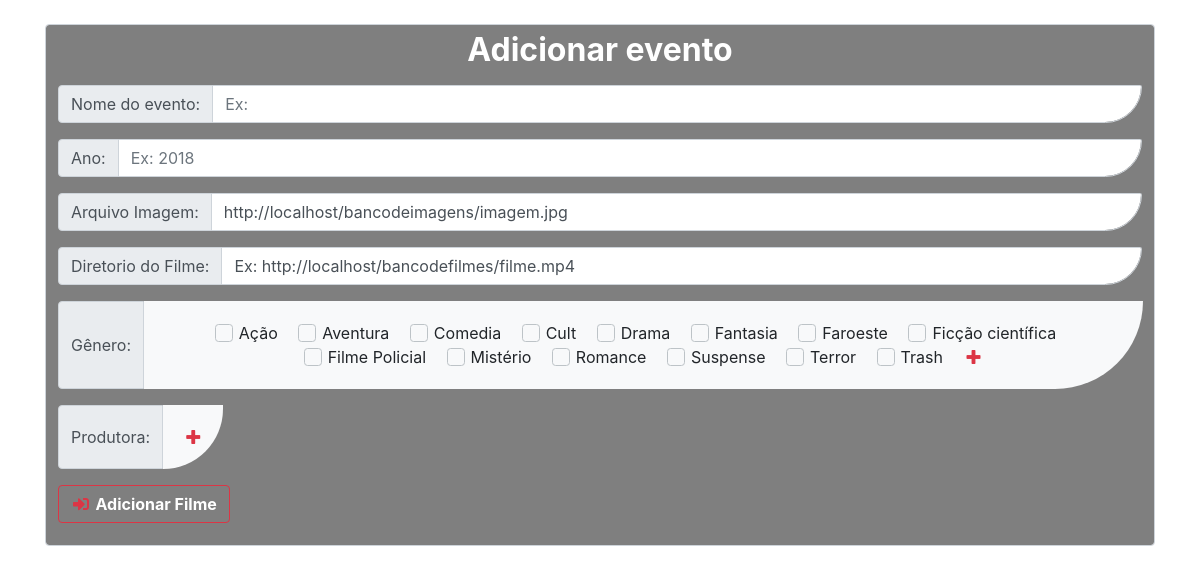
Page /test.php on the committed database.
### tables this page shows
CREATE TABLE `genero` (
  `id_genero` int(100) NOT NULL,
  `nome_genero` varchar(100) NOT NULL
);

### test.php (the view, shortened to what this page needs)
<!DOCTYPE html>
<html>
	<head>
		<link rel="stylesheet" href="assets/css/bootstrap.min.css">
		<link rel="stylesheet" href="assets/css/bootstrap-grid.min.css">
		<link rel="stylesheet" href="assets/css/bootstrap-reboot.min.css">
		<link rel="stylesheet" href="assets/css/style.css">
		<link rel="stylesheet" href="assets/css/animate.css">
		<link rel="stylesheet" href="assets/css/pretty-checkbox.min.css">
		<link rel="stylesheet" href="assets/css/fontawesome.min.css">
		<link rel="stylesheet" href="assets/css/fontawesome-all.min.css">
	</head>
	<body>
		<div class="container" style="padding-top: 2%;">
			<form style="background-color: rgba(0,0,0, 0.5);" class="form-control text-center" action="assets/connection/cad_filme.php" method="POST" onsubmit="return validar()">
				<label style="color: #fff;">
					<h2>
						<strong>Adicionar evento</strong>
					</h2>
				</label>
				<div class="form-group">
					<div class="input-group">
						<div class="input-group-prepend">
							<div class="input-group-text" id="btnGroupAddon">Nome do evento:</div>
						</div>
						<input style="border-bottom-right-radius: 100px;" class="form-control" type="text" name="event_name" placeholder="Ex: " required/>
					</div>
				</div>
				<div class="form-group">
					<div class="input-group">
						<div class="input-group-prepend">
							<div class="input-group-text" id="btnGroupAddon">Ano:</div>
						</div>
						<input style="border-bottom-right-radius: 100px;" class="form-control" type="text" name="ano" placeholder="Ex: 2018" required/>
					</div>
				</div>
				<div class="form-group">
					<div class="input-group">
						<div class="input-group-prepend">
							<div class="input-group-text" id="btnGroupAddon">Arquivo Imagem:</div>
						</div>
						<input style="border-bottom-right-radius: 100px;" class="form-control" type="text" name="imagem" value="http://localhost/bancodeimagens/imagem.jpg" placeholder="Ex: http://localhost/bancodeimagens/imagem.jpg" required/>
					</div>
				</div>
				<div class="form-group">
					<div class="input-group">
						<div class="input-group-prepend">
							<div class="input-group-text" id="btnGroupAddon">Diretorio do Filme:</div>
						</div>
						<input style="border-bottom-right-radius: 100px;" class="form-control" type="text" name="filme" placeholder="Ex: http://localhost/bancodefilmes/filme.mp4" value="Ex: http://localhost/bancodefilmes/filme.mp4" required/>
					</div>
				</div>
				<div class="form-group">
					<div class="input-group">
						<div class="input-group-prepend">
							<div class="input-group-text" id="btnGroupAddon">Gênero:</div>
						<div class="card-body badge-light" style="border-bottom-right-radius: 100px; ">
						<?php
							$conn = getConnection();
						    $sql = "SELECT * FROM genero ORDER BY nome_genero ASC";
						    $stmt = $conn->prepare($sql);
						    $stmt->execute();
						    $result = $stmt->fetchAll();
						    foreach ($result as $value) {
						    	echo "
						    	<div class='pretty p-icon p-curve p-tada'>
			        					<input class='icheck' type='checkbox' name='".$value['nome_genero']."'>
			        					<div class='state p-danger-o'>
			           						<i class='icon fas fa-check fa-fw'></i>
			           						<label>".$value['nome_genero']."</label>
			        					</div>
			    				</div>";
						    }
						 ?>
						 <a onclick="genero()">
			        		<i data-toggle="tooltip" data-placement="top" title="Adicionar gênero" class='fas fa-plus text-danger fa-fw'></i>
						 </a>
						</div>
			  			</div>
					</div>
				</div>
				<div class="form-group">
					<div class="input-group">
						<div class="input-group-prepend">
							<div class="input-group-text" id="btnGroupAddon">Produtora:</div>
						<div class="card-body badge-light" style="border-bottom-right-radius: 100px; ">
						 <a onclick="produtora()">
				 			<i data-toggle="tooltip" data-placement="top" title="Adicionar produtora" class='fas fa-plus text-danger fa-fw'></i>
						 </a>
						</div>
			  			</div>
					</div>
				</div>
				<div class="form-group">
					<div class="input-group">
						<button type="submit" class="btn btn-outline-danger">
							<i class="fas fa-sign-in-alt fa-fw"></i>
							<strong style="color: #fff;">Adicionar Filme</strong>
						</button>
					</div>
				</div>
			</form>
		</div>
	</body>
</html>

### assets/css/style.css (style rules this page uses)
* { padding: 0; margin: 0; vertical-align: baseline; }

### rows in the picture
genero: nome_genero "Ação"
genero: nome_genero "Aventura"
genero: nome_genero "Comedia"
genero: nome_genero "Cult"
genero: nome_genero "Drama"
genero: nome_genero "Fantasia"
genero: nome_genero "Faroeste"
genero: nome_genero "Ficção científica"
genero: nome_genero "Filme Policial"
genero: nome_genero "Mistério"
genero: nome_genero "Romance"
genero: nome_genero "Suspense"
genero: nome_genero "Terror"
genero: nome_genero "Trash"
